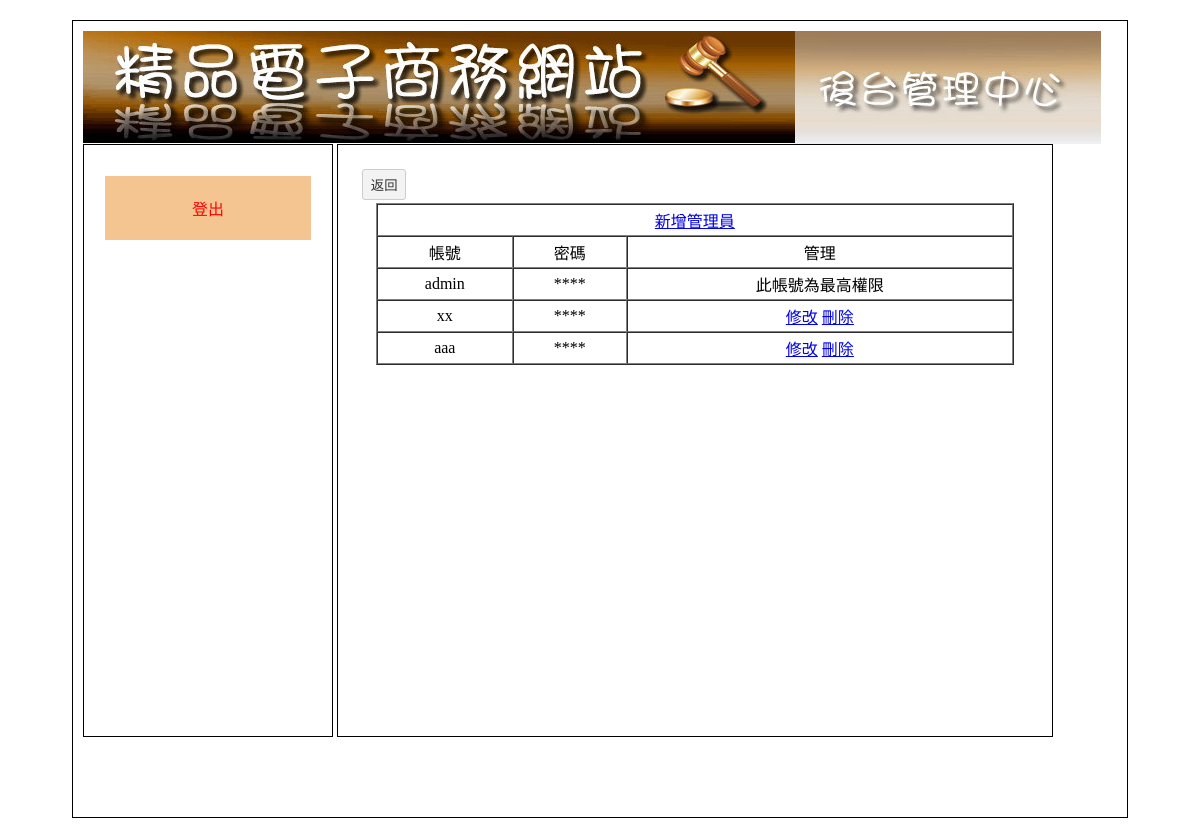
The app's page /web00_q4/admin.php with its own data.
### tables this page shows
CREATE TABLE `admin_member` (
  `a_m_seq` int(10) UNSIGNED NOT NULL,
  `a_m_id` text NOT NULL COMMENT '帳號',
  `a_m_pw` text NOT NULL COMMENT '密碼',
  `a_m_1` int(1) NOT NULL,
  `a_m_2` int(1) NOT NULL,
  `a_m_3` int(1) NOT NULL,
  `a_m_4` int(1) NOT NULL,
  `a_m_5` int(1) NOT NULL
);

### web00_q4/admin_list.php (the view)
<?php
$sql = "select * from admin_member";
$ro = mysqli_query($link,$sql);
$rr = mysqli_fetch_assoc($ro);
?>
<input type="button" value="返回" onclick = "document.location.href='/'"><br>
<table width="95%" border="1" align="center" cellpadding="3" cellspacing="0">
  <tr>
    <td colspan="3" align="center" valign="middle"><a href="admin.php?do=admin&redo=aa">新增管理員</a></td>
  </tr>
  <tr>
    <td align="center" valign="middle">帳號</td>
    <td align="center" valign="middle">密碼</td>
    <td align="center" valign="middle">管理</td>
  </tr>
<?php do{?>
  <tr>
    <td align="center" valign="middle"><?=$rr["a_m_id"]?></td>
    <td align="center" valign="middle">****</td>
    <td align="center" valign="middle">
<?php if($rr["a_m_id"] == "admin"){?>
此帳號為最高權限
<?php }else{?>
      <a href="admin.php?do=admin&redo=admin_update&no=<?=$rr["a_m_seq"]?>">修改</a>
      <a href="del_api.php?del=admin_member&goto=admin&no=<?=$rr["a_m_seq"]?>">刪除</a>
<?php }?>
    </td>
  </tr>
<?php }while($rr = mysqli_fetch_assoc($ro));?>
</table>

### web00_q4/Manage Page_files/css.css (style rules this page uses)
body { font-family:"微軟正黑體"; }
input[type=text],input[type=password],input[type=submit],button,.button,input[type=reset],input[type=button],select，textarea,input[type=number] { background:#F3F3F3; border:#CCC 1px solid; border-radius:3px; padding:5px 8px 5px 8px; text-decoration:none; margin:3px; color:#333; }

### records on screen
admin_member: a_m "admin", shows "此帳號為最高權限"
admin_member: a_m "xx"
admin_member: a_m "aaa"
